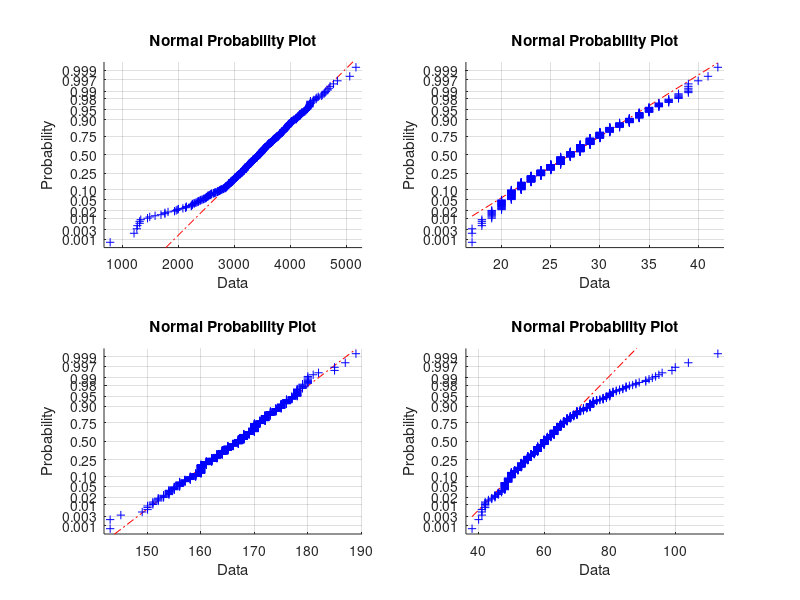

Recreate this plot in MATLAB. (Note: this script raises an error after producing the figure.)
%% Problem 5 - Testing for normality
load birth.dat
figure(1)
subplot(2,2,1), normplot(birth(:,3)) %%weight of the child
subplot(2,2,2), normplot(birth(:,4)) %%age of the mother
subplot(2,2,3), normplot(birth(:,16)) %%length of the mother
subplot(2,2,4), normplot(birth(:,15)) %%weight of the mother
jbtest(birth(:,3)) %%weight of the child
jbtest(birth(:,4)) %%age of the mother
jbtest(birth(:,16)) %%length of the mother
jbtest(birth(:,15)) %%weight of the mother
